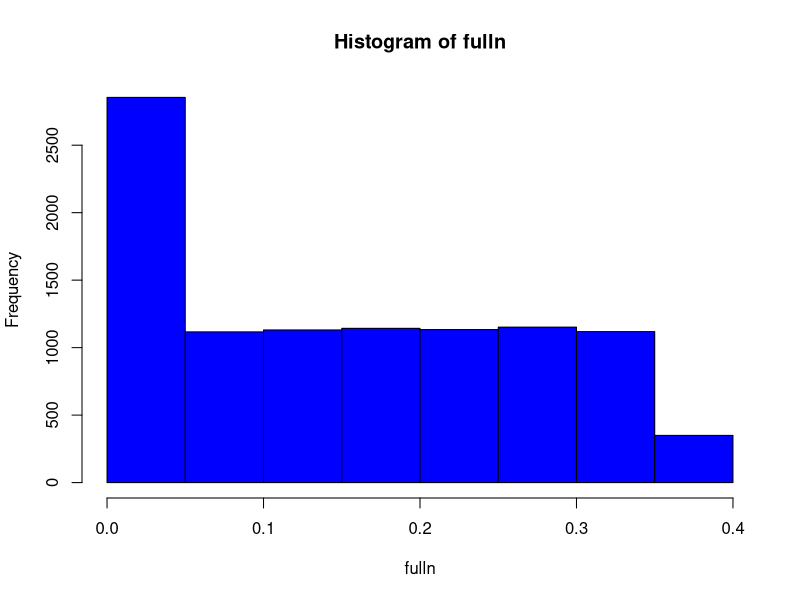

Write the R code that produced this figure.
func<-function(n)
{	
	u<-vector(length=n);
	lap<-vector(length=n);
	fulln<-vector(length=n);
	
	u<-runif(n,0,1);
        
        for(i in 1:n) 
	 fulln[i]<-0;
	
	for(j in 1:n)
	 {
	   if(u[j]<0.5)
            lap[j]=log(2*u);
           if(u[j]>=0.5)
            lap[j]=-1*log(2*(1-u));
         }
         
         c=sqrt(2*exp(1)/pi);
         for(i in 1:n)
          {
            u1<-runif(1,0,c*(exp(-abs(lap[i]))/2));
            if(u1<=(exp((-lap[i]^2)/2)/sqrt(2*pi)))
              fulln[i]=u1;
          }
         
        png("fulln.png");
	hist(fulln, breaks=10, col="blue", plot=TRUE);
	dev.off();
	cat("yes");
}
func(10000);
